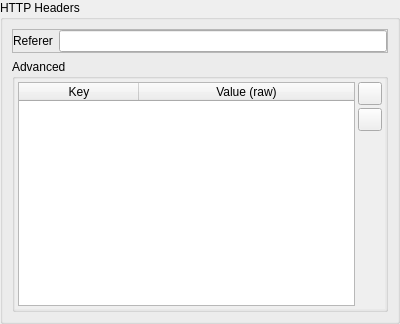
<?xml version="1.0" encoding="UTF-8"?>
<ui version="4.0">
 <class>QgsHttpHeaderWidget</class>
 <widget class="QWidget" name="QgsHttpHeaderWidget">
  <property name="geometry">
   <rect>
    <x>0</x>
    <y>0</y>
    <width>400</width>
    <height>324</height>
   </rect>
  </property>
  <property name="windowTitle">
   <string>Http Header Widget</string>
  </property>
  <layout class="QVBoxLayout" name="verticalLayout">
   <property name="spacing">
    <number>0</number>
   </property>
   <property name="leftMargin">
    <number>0</number>
   </property>
   <property name="topMargin">
    <number>0</number>
   </property>
   <property name="rightMargin">
    <number>0</number>
   </property>
   <property name="bottomMargin">
    <number>0</number>
   </property>
   <item>
    <widget class="QGroupBox" name="mHttpGroupBox">
     <property name="sizePolicy">
      <sizepolicy hsizetype="Preferred" vsizetype="Minimum">
       <horstretch>0</horstretch>
       <verstretch>0</verstretch>
      </sizepolicy>
     </property>
     <property name="title">
      <string>HTTP Headers</string>
     </property>
     <layout class="QVBoxLayout" name="verticalLayout_2">
      <item>
       <widget class="QFrame" name="mRefererFrame">
        <property name="frameShape">
         <enum>QFrame::StyledPanel</enum>
        </property>
        <property name="frameShadow">
         <enum>QFrame::Raised</enum>
        </property>
        <property name="lineWidth">
         <number>0</number>
        </property>
        <layout class="QHBoxLayout" name="horizontalLayout">
         <property name="spacing">
          <number>6</number>
         </property>
         <property name="leftMargin">
          <number>0</number>
         </property>
         <property name="topMargin">
          <number>0</number>
         </property>
         <property name="rightMargin">
          <number>0</number>
         </property>
         <property name="bottomMargin">
          <number>0</number>
         </property>
         <item>
          <widget class="QLabel" name="mRefererLabel">
           <property name="text">
            <string>Referer</string>
           </property>
           <property name="buddy">
            <cstring>mRefererLineEdit</cstring>
           </property>
          </widget>
         </item>
         <item>
          <widget class="QgsFilterLineEdit" name="mRefererLineEdit"/>
         </item>
        </layout>
       </widget>
      </item>
      <item>
       <widget class="QgsCollapsibleGroupBoxBasic" name="grpbxAdvanced">
        <property name="sizePolicy">
         <sizepolicy hsizetype="Preferred" vsizetype="Minimum">
          <horstretch>0</horstretch>
          <verstretch>4</verstretch>
         </sizepolicy>
        </property>
        <property name="title">
         <string>Advanced</string>
        </property>
        <property name="checkable">
         <bool>false</bool>
        </property>
        <layout class="QVBoxLayout" name="verticalLayout_5">
         <property name="spacing">
          <number>0</number>
         </property>
         <property name="leftMargin">
          <number>0</number>
         </property>
         <property name="topMargin">
          <number>0</number>
         </property>
         <property name="rightMargin">
          <number>0</number>
         </property>
         <property name="bottomMargin">
          <number>0</number>
         </property>
         <item>
          <widget class="QgsScrollArea" name="scrollAreaAdvanced_2">
           <property name="frameShape">
            <enum>QFrame::NoFrame</enum>
           </property>
           <property name="widgetResizable">
            <bool>true</bool>
           </property>
           <widget class="QWidget" name="scrollAreaWidgetContentsAdvanced_2">
            <property name="geometry">
             <rect>
              <x>0</x>
              <y>0</y>
              <width>370</width>
              <height>215</height>
             </rect>
            </property>
            <layout class="QGridLayout" name="gridLayout_4">
             <property name="leftMargin">
              <number>3</number>
             </property>
             <property name="topMargin">
              <number>3</number>
             </property>
             <property name="rightMargin">
              <number>3</number>
             </property>
             <property name="bottomMargin">
              <number>3</number>
             </property>
             <property name="spacing">
              <number>6</number>
             </property>
             <item row="3" column="0" colspan="2">
              <layout class="QHBoxLayout" name="horizontalLayout_6">
               <property name="spacing">
                <number>3</number>
               </property>
               <item>
                <widget class="QTableWidget" name="tblwdgQueryPairs">
                 <property name="editTriggers">
                  <set>QAbstractItemView::AllEditTriggers</set>
                 </property>
                 <property name="dragEnabled">
                  <bool>true</bool>
                 </property>
                 <property name="dragDropMode">
                  <enum>QAbstractItemView::DragOnly</enum>
                 </property>
                 <property name="selectionMode">
                  <enum>QAbstractItemView::SingleSelection</enum>
                 </property>
                 <property name="sortingEnabled">
                  <bool>true</bool>
                 </property>
                 <property name="wordWrap">
                  <bool>false</bool>
                 </property>
                 <attribute name="horizontalHeaderMinimumSectionSize">
                  <number>120</number>
                 </attribute>
                 <attribute name="horizontalHeaderDefaultSectionSize">
                  <number>120</number>
                 </attribute>
                 <attribute name="horizontalHeaderShowSortIndicator" stdset="0">
                  <bool>true</bool>
                 </attribute>
                 <attribute name="horizontalHeaderStretchLastSection">
                  <bool>true</bool>
                 </attribute>
                 <attribute name="verticalHeaderVisible">
                  <bool>false</bool>
                 </attribute>
                 <column>
                  <property name="text">
                   <string>Key</string>
                  </property>
                 </column>
                 <column>
                  <property name="text">
                   <string>Value (raw)</string>
                  </property>
                 </column>
                </widget>
               </item>
               <item>
                <layout class="QVBoxLayout" name="verticalLayout_7">
                 <item>
                  <widget class="QToolButton" name="btnAddQueryPair">
                   <property name="minimumSize">
                    <size>
                     <width>24</width>
                     <height>0</height>
                    </size>
                   </property>
                   <property name="icon">
                    <iconset resource="../../images/images.qrc">
                     <normaloff>:/images/themes/default/symbologyAdd.svg</normaloff>:/images/themes/default/symbologyAdd.svg</iconset>
                   </property>
                  </widget>
                 </item>
                 <item>
                  <widget class="QToolButton" name="btnRemoveQueryPair">
                   <property name="minimumSize">
                    <size>
                     <width>24</width>
                     <height>0</height>
                    </size>
                   </property>
                   <property name="text">
                    <string notr="true"/>
                   </property>
                   <property name="icon">
                    <iconset resource="../../images/images.qrc">
                     <normaloff>:/images/themes/default/symbologyRemove.svg</normaloff>:/images/themes/default/symbologyRemove.svg</iconset>
                   </property>
                  </widget>
                 </item>
                 <item>
                  <spacer name="verticalSpacer_8">
                   <property name="orientation">
                    <enum>Qt::Vertical</enum>
                   </property>
                   <property name="sizeHint" stdset="0">
                    <size>
                     <width>20</width>
                     <height>0</height>
                    </size>
                   </property>
                  </spacer>
                 </item>
                </layout>
               </item>
              </layout>
             </item>
            </layout>
           </widget>
          </widget>
         </item>
        </layout>
       </widget>
      </item>
     </layout>
    </widget>
   </item>
  </layout>
 </widget>
 <customwidgets>
  <customwidget>
   <class>QgsScrollArea</class>
   <extends>QScrollArea</extends>
   <header>qgsscrollarea.h</header>
   <container>1</container>
  </customwidget>
  <customwidget>
   <class>QgsCollapsibleGroupBoxBasic</class>
   <extends>QGroupBox</extends>
   <header location="global">qgscollapsiblegroupbox.h</header>
   <container>1</container>
  </customwidget>
  <customwidget>
   <class>QgsFilterLineEdit</class>
   <extends>QLineEdit</extends>
   <header>qgsfilterlineedit.h</header>
  </customwidget>
 </customwidgets>
 <resources>
  <include location="../../images/images.qrc"/>
 </resources>
 <connections/>
</ui>
